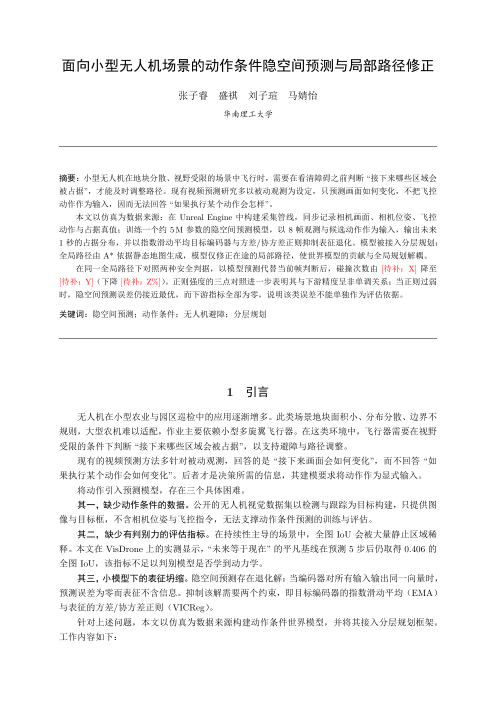
#> input picture paper/page-1.png, 993 x 1404 px (shown at 1/2 size)
$ python viz_patches.py --image ../paper/page-1.png
#> lines starting #> are read from the running program, lines starting #| are printed output that depends on the picture
"""把一张图切成 patch，并演示"打乱顺序会怎样"。

这是 W1 的直觉起点：图像 = 一串 token。
右图把同样的 144 块打乱重排——内容一个像素没少，但意义全没了。
这就是为什么 Transformer 必须有位置编码。

用法：
    python scripts/viz_patches.py --image <路径> --patch 16
"""

from __future__ import annotations

import argparse
from pathlib import Path

import cv2
import matplotlib
import numpy as np

matplotlib.use("Agg")
import matplotlib.pyplot as plt  # noqa: E402


def main() -> int:
    ap = argparse.ArgumentParser()
    ap.add_argument("--image", required=True)
    ap.add_argument("--patch", type=int, default=16)
    ap.add_argument("--size", type=int, default=192)
    ap.add_argument("--out", default="outputs/figs/patches.png")
    ap.add_argument("--seed", type=int, default=0)
    args = ap.parse_args()

    img = cv2.imread(str(args.image))
#> img is the input picture: shape (1404, 993, 3); mean B, G, R 244.5, 244.5, 244.6
    if img is None:
        raise SystemExit(f"读不到图片: {args.image}")
    img = cv2.cvtColor(img, cv2.COLOR_BGR2RGB)
    img = cv2.resize(img, (args.size, args.size), interpolation=cv2.INTER_AREA)
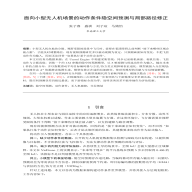
#> img: shape (192, 192, 3); mean R, G, B 244.6, 244.5, 244.5

    p = args.patch
    n = args.size // p                      # 每边几块
    tokens = img.reshape(n, p, n, p, 3).swapaxes(1, 2).reshape(n * n, p, p, 3)

    print(f"图像 {args.size}×{args.size} → patch {p}×{p} → {n}×{n} = {n * n} 个 token")
    print(f"每个 token 展平后是 {p * p * 3} 维向量（RGB 三通道）")
    print(f"整帧序列长度 = {n * n}，8 帧就是 {n * n * 8} 个 token")

    rng = np.random.default_rng(args.seed)
    order = rng.permutation(n * n)
    shuffled = tokens[order].reshape(n, p, n, p, 3).swapaxes(1, 2).reshape(args.size, args.size, 3)
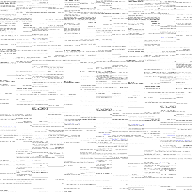
#> shuffled: shape (192, 192, 3); mean of channels 0, 1, 2 244.6, 244.5, 244.5; drawn as B, G, R

    fig, axes = plt.subplots(1, 3, figsize=(13.5, 4.6), dpi=150)
    axes[0].imshow(img)
    axes[0].set_title("原图", fontsize=11)
    axes[1].imshow(img)
    for i in range(1, n):
        axes[1].axhline(i * p - 0.5, color="w", lw=0.6, alpha=0.8)
        axes[1].axvline(i * p - 0.5, color="w", lw=0.6, alpha=0.8)
    axes[1].set_title(f"切成 {n}×{n} 块 = {n * n} 个 token", fontsize=11)
    axes[2].imshow(shuffled)
    axes[2].set_title("同样的块，打乱顺序", fontsize=11)

    for ax in axes:
        ax.set_xticks([])
        ax.set_yticks([])

    out = Path(args.out)
    out.parent.mkdir(parents=True, exist_ok=True)
    fig.tight_layout()
    fig.savefig(out, bbox_inches="tight")
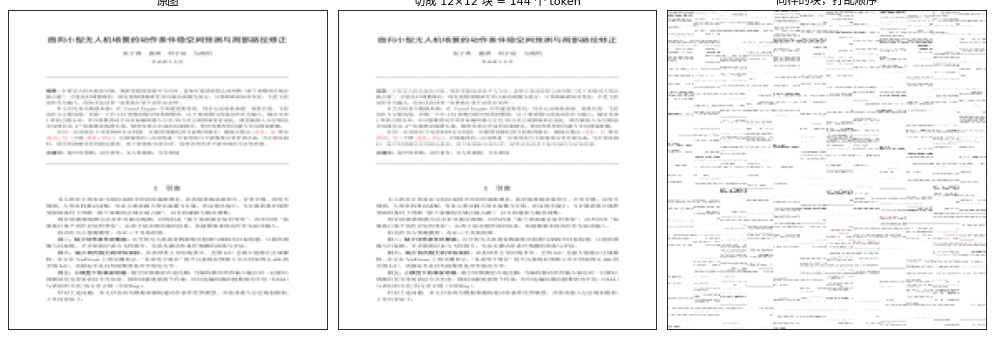
#> figure drawn by matplotlib, 3 panels
    fig.savefig(out.with_suffix(".pdf"), bbox_inches="tight")
    print(f"已保存 {out}")
    return 0


if __name__ == "__main__":
    raise SystemExit(main())
#> (the program exits here)

$ run again, on paper/page-3.png
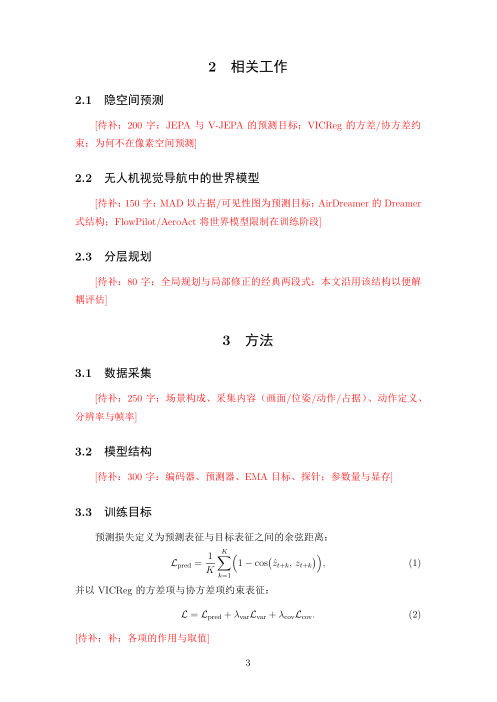
#> input picture paper/page-3.png, 993 x 1404 px (shown at 1/2 size)
#> in main, img is the input picture: shape (1404, 993, 3); mean B, G, R 250.5, 250.5, 252.8
#> in main, `shuffled = tokens[order].reshape(n, p, n, p, 3).swapaxes(1, 2).reshape..`:
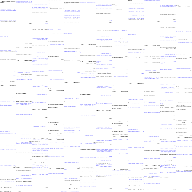
#> shuffled: shape (192, 192, 3); mean of channels 0, 1, 2 252.8, 250.5, 250.5; drawn as B, G, R
#> in main, `fig.savefig(out, bbox_inches="tight")`:
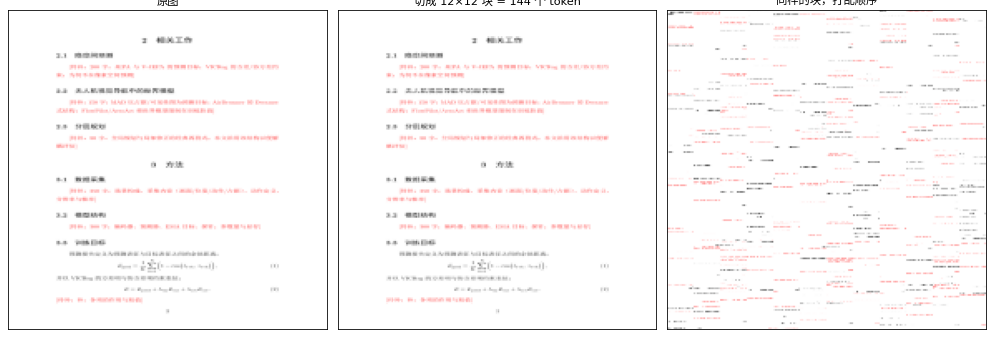
#> figure drawn by matplotlib, 3 panels

$ run again, on paper/page-4.png
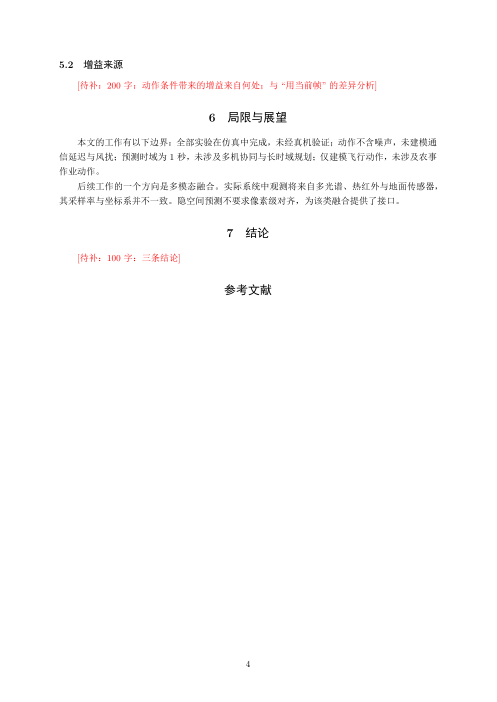
#> input picture paper/page-4.png, 993 x 1404 px (shown at 1/2 size)
#> in main, img is the input picture: shape (1404, 993, 3); mean B, G, R 252.6, 252.6, 253
#> in main, `shuffled = tokens[order].reshape(n, p, n, p, 3).swapaxes(1, 2).reshape..`:
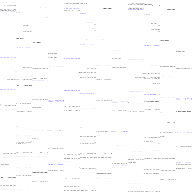
#> shuffled: shape (192, 192, 3); mean of channels 0, 1, 2 253, 252.6, 252.6; drawn as B, G, R
#> in main, `fig.savefig(out, bbox_inches="tight")`:
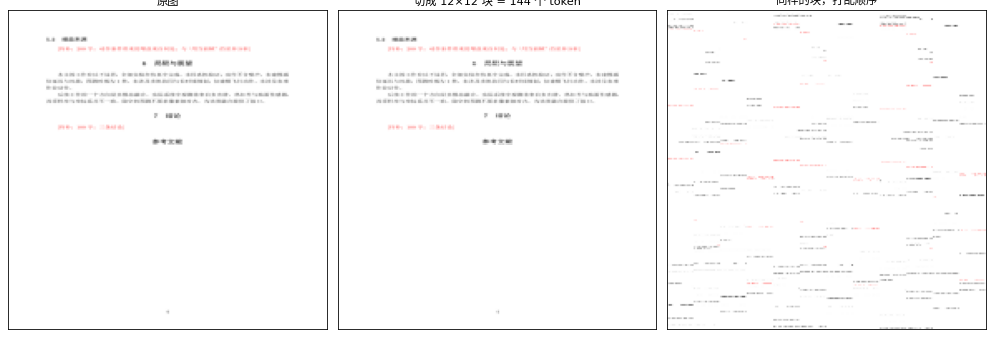
#> figure drawn by matplotlib, 3 panels

$ run again, on paper/page-5.png
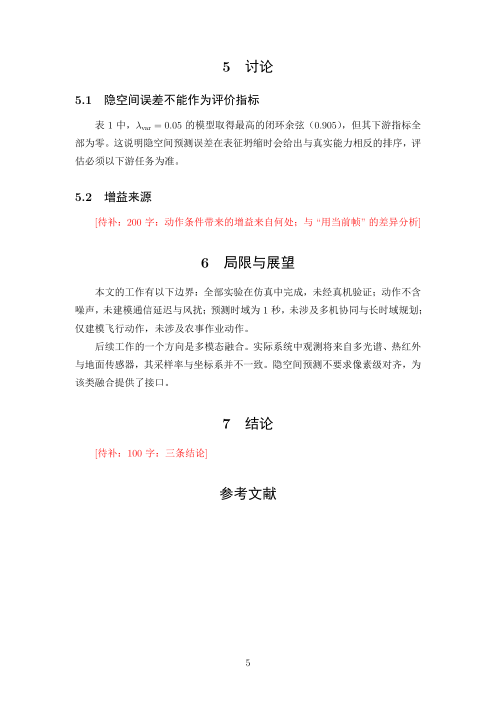
#> input picture paper/page-5.png, 993 x 1404 px (shown at 1/2 size)
#> in main, img is the input picture: shape (1404, 993, 3); mean B, G, R 250.7, 250.7, 251.2
#> in main, `shuffled = tokens[order].reshape(n, p, n, p, 3).swapaxes(1, 2).reshape..`:
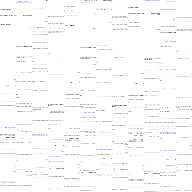
#> shuffled: shape (192, 192, 3); mean of channels 0, 1, 2 251.2, 250.7, 250.7; drawn as B, G, R
#> in main, `fig.savefig(out, bbox_inches="tight")`:
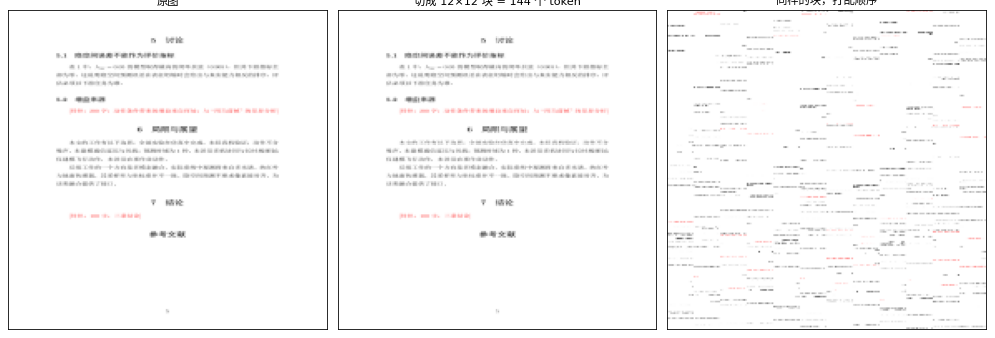
#> figure drawn by matplotlib, 3 panels
